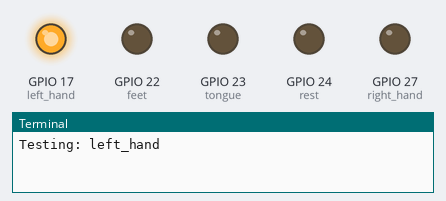
This program was run on a simulated Raspberry Pi (BCM pin numbers). Shown: output pins drawn as LEDs (lit = HIGH), the last lines printed to the terminal. At 5.0 s the program stops and its outputs stay as they are.

Above: at 0.1 s.
At 1.1 s:
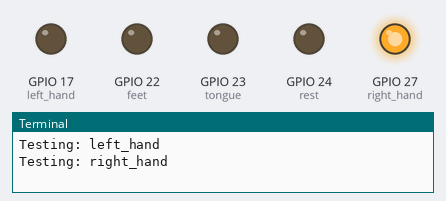
At 2.1 s:
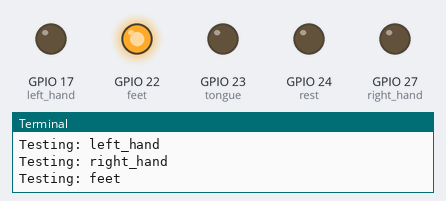
At 3.1 s:
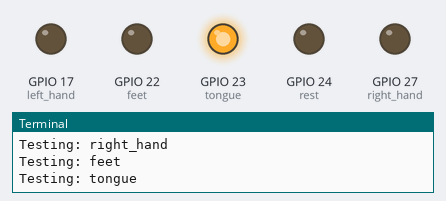
At 4.1 s:
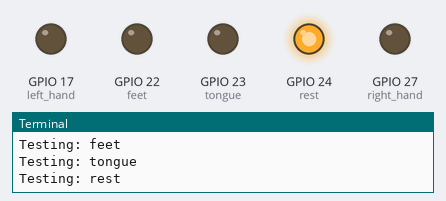
At 5.1 s:
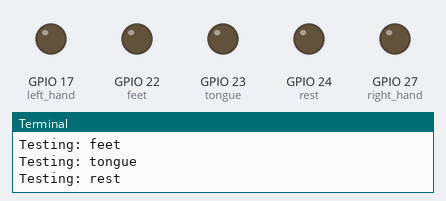
Timing chart, 0 to 6.5 s (numbered marks = the images above):
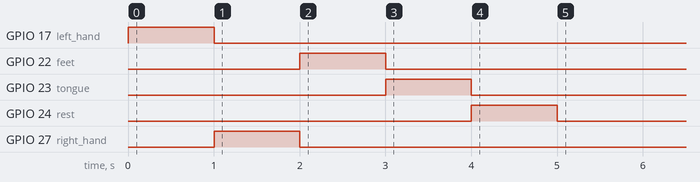

Measured:
- by itself, GPIO 17 (left_hand): LOW → HIGH at 0.00 s, → LOW 1.0 s later
- by itself, GPIO 22 (feet): LOW → HIGH at 2.0 s, → LOW 1.0 s later
- by itself, GPIO 23 (tongue): LOW → HIGH at 3.0 s, → LOW 1.0 s later
- by itself, GPIO 24 (rest): LOW → HIGH at 4.0 s, → LOW 1.0 s later
- by itself, GPIO 27 (right_hand): LOW → HIGH at 1.0 s, → LOW 1.0 s later

The program:

gpio_output.py
```python
# Sends prediction to Raspberry Pi GPIO pins.

# Sends prediction labels to Raspberry Pi GPIO pins.

from gpiozero import LED
from time import sleep


# Map each model label to the GPIO pin connected to that LED.
LEDS = {
    "left_hand": LED(17),
    "right_hand": LED(27),
    "feet": LED(22),
    "tongue": LED(23),
    "rest": LED(24),
}


def all_leds_off():
    # Turn off every LED.
    for led in LEDS.values():
        led.off()


def show_prediction(predicted_class: str):
    # Turn off old prediction before showing new one.
    all_leds_off()

    # If something unexpected comes in, show rest instead of crashing.
    if predicted_class not in LEDS:
        predicted_class = "rest"

    # Turn on the LED for the predicted class.
    LEDS[predicted_class].on()


def test_leds():
    # Test every LED one at a time.
    for class_name in LEDS:
        print("Testing:", class_name)
        show_prediction(class_name)
        sleep(1)

    all_leds_off()


if __name__ == "__main__":
    test_leds()
```
